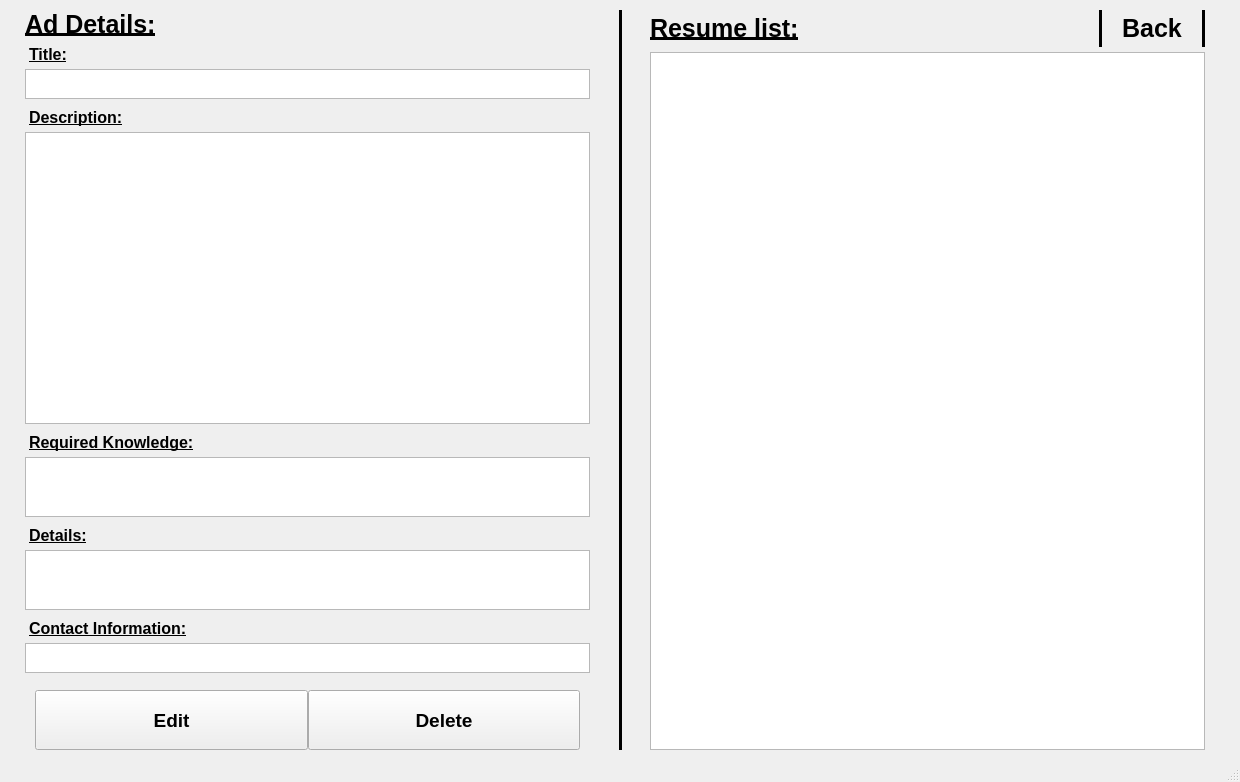
<?xml version="1.0" encoding="UTF-8"?>
<ui version="4.0">
 <class>MainWindow</class>
 <widget class="QMainWindow" name="MainWindow">
  <property name="geometry">
   <rect>
    <x>0</x>
    <y>0</y>
    <width>1240</width>
    <height>782</height>
   </rect>
  </property>
  <property name="minimumSize">
   <size>
    <width>1240</width>
    <height>720</height>
   </size>
  </property>
  <property name="maximumSize">
   <size>
    <width>1920</width>
    <height>1080</height>
   </size>
  </property>
  <property name="windowTitle">
   <string>MainWindow</string>
  </property>
  <widget class="QWidget" name="centralwidget">
   <layout class="QVBoxLayout" name="verticalLayout">
    <property name="spacing">
     <number>5</number>
    </property>
    <property name="leftMargin">
     <number>25</number>
    </property>
    <property name="topMargin">
     <number>10</number>
    </property>
    <property name="rightMargin">
     <number>25</number>
    </property>
    <property name="bottomMargin">
     <number>10</number>
    </property>
    <item>
     <layout class="QHBoxLayout" name="horizontalLayout">
      <property name="topMargin">
       <number>0</number>
      </property>
      <item>
       <layout class="QVBoxLayout" name="verticalLayout_2">
        <property name="topMargin">
         <number>0</number>
        </property>
        <property name="rightMargin">
         <number>0</number>
        </property>
        <item>
         <widget class="QLabel" name="label_7">
          <property name="font">
           <font>
            <pointsize>19</pointsize>
            <weight>75</weight>
            <bold>true</bold>
            <underline>true</underline>
           </font>
          </property>
          <property name="text">
           <string>Ad Details:</string>
          </property>
         </widget>
        </item>
        <item>
         <widget class="QLabel" name="label_3">
          <property name="font">
           <font>
            <pointsize>12</pointsize>
            <weight>75</weight>
            <bold>true</bold>
            <underline>true</underline>
           </font>
          </property>
          <property name="styleSheet">
           <string notr="true">margin-top:1px;</string>
          </property>
          <property name="text">
           <string>Title:</string>
          </property>
         </widget>
        </item>
        <item>
         <widget class="QTextBrowser" name="title_textBox">
          <property name="maximumSize">
           <size>
            <width>16777215</width>
            <height>30</height>
           </size>
          </property>
          <property name="font">
           <font>
            <pointsize>10</pointsize>
           </font>
          </property>
          <property name="readOnly">
           <bool>true</bool>
          </property>
         </widget>
        </item>
        <item>
         <widget class="QLabel" name="label_2">
          <property name="font">
           <font>
            <pointsize>12</pointsize>
            <weight>75</weight>
            <bold>true</bold>
            <underline>true</underline>
           </font>
          </property>
          <property name="styleSheet">
           <string notr="true">margin-top:4px;</string>
          </property>
          <property name="text">
           <string>Description:</string>
          </property>
         </widget>
        </item>
        <item>
         <widget class="QTextBrowser" name="description_textBox">
          <property name="minimumSize">
           <size>
            <width>0</width>
            <height>225</height>
           </size>
          </property>
          <property name="maximumSize">
           <size>
            <width>16777215</width>
            <height>500</height>
           </size>
          </property>
          <property name="font">
           <font>
            <pointsize>10</pointsize>
            <weight>50</weight>
            <bold>false</bold>
           </font>
          </property>
          <property name="html">
           <string>&lt;!DOCTYPE HTML PUBLIC &quot;-//W3C//DTD HTML 4.0//EN&quot; &quot;http://www.w3.org/TR/REC-html40/strict.dtd&quot;&gt;
&lt;html&gt;&lt;head&gt;&lt;meta name=&quot;qrichtext&quot; content=&quot;1&quot; /&gt;&lt;style type=&quot;text/css&quot;&gt;
p, li { white-space: pre-wrap; }
&lt;/style&gt;&lt;/head&gt;&lt;body style=&quot; font-family:'MS Shell Dlg 2'; font-size:10pt; font-weight:400; font-style:normal;&quot;&gt;
&lt;p style=&quot;-qt-paragraph-type:empty; margin-top:0px; margin-bottom:0px; margin-left:0px; margin-right:0px; -qt-block-indent:0; text-indent:0px; font-size:9pt; font-weight:600;&quot;&gt;&lt;br /&gt;&lt;/p&gt;&lt;/body&gt;&lt;/html&gt;</string>
          </property>
         </widget>
        </item>
        <item>
         <widget class="QLabel" name="label_4">
          <property name="font">
           <font>
            <pointsize>12</pointsize>
            <weight>75</weight>
            <bold>true</bold>
            <underline>true</underline>
           </font>
          </property>
          <property name="styleSheet">
           <string notr="true">margin-top:4px;</string>
          </property>
          <property name="text">
           <string>Required Knowledge:</string>
          </property>
         </widget>
        </item>
        <item>
         <widget class="QTextBrowser" name="knowledge_textBox">
          <property name="maximumSize">
           <size>
            <width>16777215</width>
            <height>60</height>
           </size>
          </property>
          <property name="font">
           <font>
            <pointsize>10</pointsize>
            <weight>50</weight>
            <bold>false</bold>
           </font>
          </property>
         </widget>
        </item>
        <item>
         <widget class="QLabel" name="label_5">
          <property name="font">
           <font>
            <pointsize>12</pointsize>
            <weight>75</weight>
            <bold>true</bold>
            <underline>true</underline>
           </font>
          </property>
          <property name="styleSheet">
           <string notr="true">margin-top:4px;
</string>
          </property>
          <property name="text">
           <string>Details:</string>
          </property>
         </widget>
        </item>
        <item>
         <widget class="QTextBrowser" name="details_textBox">
          <property name="maximumSize">
           <size>
            <width>16777215</width>
            <height>60</height>
           </size>
          </property>
          <property name="font">
           <font>
            <pointsize>10</pointsize>
            <weight>50</weight>
            <bold>false</bold>
           </font>
          </property>
         </widget>
        </item>
        <item>
         <widget class="QLabel" name="label_6">
          <property name="font">
           <font>
            <pointsize>12</pointsize>
            <weight>75</weight>
            <bold>true</bold>
            <underline>true</underline>
           </font>
          </property>
          <property name="styleSheet">
           <string notr="true">margin-top:4px;</string>
          </property>
          <property name="text">
           <string>Contact Information:</string>
          </property>
         </widget>
        </item>
        <item>
         <widget class="QTextBrowser" name="contact_info_textBox">
          <property name="maximumSize">
           <size>
            <width>16777215</width>
            <height>30</height>
           </size>
          </property>
          <property name="font">
           <font>
            <pointsize>10</pointsize>
            <weight>50</weight>
            <bold>false</bold>
           </font>
          </property>
         </widget>
        </item>
        <item>
         <layout class="QHBoxLayout" name="horizontalLayout_4">
          <property name="spacing">
           <number>0</number>
          </property>
          <property name="leftMargin">
           <number>10</number>
          </property>
          <property name="topMargin">
           <number>12</number>
          </property>
          <property name="rightMargin">
           <number>10</number>
          </property>
          <item>
           <widget class="QPushButton" name="edit_button">
            <property name="minimumSize">
             <size>
              <width>200</width>
              <height>60</height>
             </size>
            </property>
            <property name="maximumSize">
             <size>
              <width>350</width>
              <height>60</height>
             </size>
            </property>
            <property name="font">
             <font>
              <pointsize>14</pointsize>
              <weight>75</weight>
              <bold>true</bold>
             </font>
            </property>
            <property name="cursor">
             <cursorShape>PointingHandCursor</cursorShape>
            </property>
            <property name="text">
             <string>Edit</string>
            </property>
           </widget>
          </item>
          <item>
           <widget class="QPushButton" name="delete_button">
            <property name="minimumSize">
             <size>
              <width>200</width>
              <height>60</height>
             </size>
            </property>
            <property name="maximumSize">
             <size>
              <width>350</width>
              <height>60</height>
             </size>
            </property>
            <property name="font">
             <font>
              <pointsize>14</pointsize>
              <weight>75</weight>
              <bold>true</bold>
             </font>
            </property>
            <property name="cursor">
             <cursorShape>PointingHandCursor</cursorShape>
            </property>
            <property name="text">
             <string>Delete</string>
            </property>
           </widget>
          </item>
         </layout>
        </item>
       </layout>
      </item>
      <item>
       <widget class="Line" name="line">
        <property name="minimumSize">
         <size>
          <width>50</width>
          <height>85</height>
         </size>
        </property>
        <property name="frameShadow">
         <enum>QFrame::Plain</enum>
        </property>
        <property name="lineWidth">
         <number>3</number>
        </property>
        <property name="orientation">
         <enum>Qt::Vertical</enum>
        </property>
       </widget>
      </item>
      <item>
       <layout class="QVBoxLayout" name="verticalLayout_3">
        <property name="leftMargin">
         <number>0</number>
        </property>
        <property name="rightMargin">
         <number>10</number>
        </property>
        <item>
         <layout class="QHBoxLayout" name="horizontalLayout_2">
          <property name="spacing">
           <number>0</number>
          </property>
          <property name="topMargin">
           <number>0</number>
          </property>
          <item>
           <widget class="QLabel" name="label">
            <property name="font">
             <font>
              <pointsize>19</pointsize>
              <weight>75</weight>
              <bold>true</bold>
              <underline>true</underline>
             </font>
            </property>
            <property name="text">
             <string>Resume list:</string>
            </property>
           </widget>
          </item>
          <item>
           <spacer name="horizontalSpacer">
            <property name="orientation">
             <enum>Qt::Horizontal</enum>
            </property>
            <property name="sizeHint" stdset="0">
             <size>
              <width>40</width>
              <height>20</height>
             </size>
            </property>
           </spacer>
          </item>
          <item>
           <widget class="Line" name="line_2">
            <property name="minimumSize">
             <size>
              <width>0</width>
              <height>0</height>
             </size>
            </property>
            <property name="frameShadow">
             <enum>QFrame::Plain</enum>
            </property>
            <property name="lineWidth">
             <number>3</number>
            </property>
            <property name="orientation">
             <enum>Qt::Vertical</enum>
            </property>
           </widget>
          </item>
          <item>
           <widget class="QPushButton" name="back_button">
            <property name="minimumSize">
             <size>
              <width>100</width>
              <height>0</height>
             </size>
            </property>
            <property name="font">
             <font>
              <pointsize>19</pointsize>
              <weight>75</weight>
              <bold>true</bold>
             </font>
            </property>
            <property name="cursor">
             <cursorShape>PointingHandCursor</cursorShape>
            </property>
            <property name="styleSheet">
             <string notr="true"/>
            </property>
            <property name="text">
             <string>Back</string>
            </property>
            <property name="flat">
             <bool>true</bool>
            </property>
           </widget>
          </item>
          <item>
           <widget class="Line" name="line_3">
            <property name="font">
             <font>
              <weight>75</weight>
              <bold>true</bold>
             </font>
            </property>
            <property name="frameShadow">
             <enum>QFrame::Plain</enum>
            </property>
            <property name="lineWidth">
             <number>3</number>
            </property>
            <property name="orientation">
             <enum>Qt::Vertical</enum>
            </property>
           </widget>
          </item>
         </layout>
        </item>
        <item>
         <widget class="QListWidget" name="listWidget">
          <property name="font">
           <font>
            <pointsize>-1</pointsize>
            <weight>50</weight>
            <italic>false</italic>
            <bold>false</bold>
           </font>
          </property>
          <property name="cursor" stdset="0">
           <cursorShape>PointingHandCursor</cursorShape>
          </property>
          <property name="styleSheet">
           <string notr="true">font:24px;</string>
          </property>
         </widget>
        </item>
       </layout>
      </item>
     </layout>
    </item>
   </layout>
  </widget>
  <widget class="QMenuBar" name="menubar">
   <property name="geometry">
    <rect>
     <x>0</x>
     <y>0</y>
     <width>1240</width>
     <height>21</height>
    </rect>
   </property>
  </widget>
  <widget class="QStatusBar" name="statusbar"/>
 </widget>
 <resources/>
 <connections/>
</ui>
